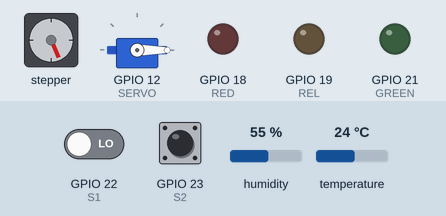
Recording of a sketch running on a simulated ESP32. Parts: stepper motor, servo, output pins drawn as LEDs (lit = HIGH). The test bench sets the inputs (shaded band); at power-on: GPIO 22 (S1) LOW, GPIO 23 (S2) HIGH, humidity 55 %, temperature 24 °C. WiFi joins after 1.5 s; servers stay silent unless stated; uploads are accepted with an empty reply; stepper angles assume 64 steps per turn; what the sketch prints to the serial monitor is not drawn.

Above: at 7.5 s.
7.6 s: GPIO 22 (S1) driven HIGH
At 8.1 s:
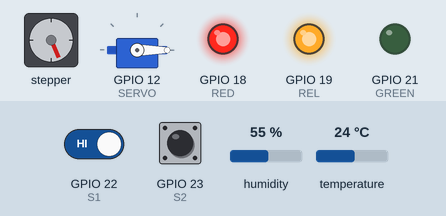
At 22.5 s:
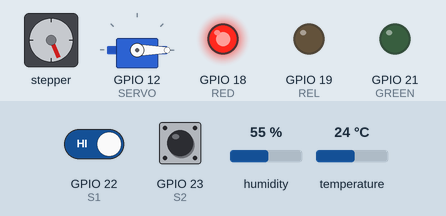
Timing chart, 0 to 37.5 s (numbered marks = the images above; inputs shaded):
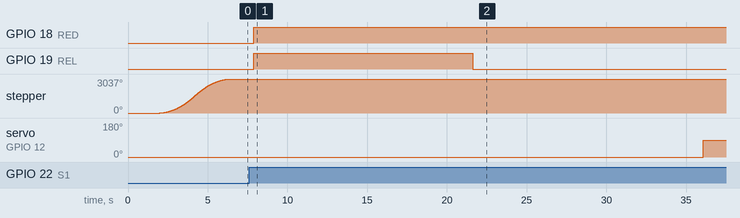

The sketch:

IoTeaPot.ino
```cpp
#include <WiFiClientSecure.h>
#include <WiFi.h>
#include <HTTPClient.h>
#include <AccelStepper.h>
#include <Servo.h>
#include "DHT.h"


// --- Define Wifi SSID and PASS ---
const char* ssid = "Bill Clinternet";
const char* pass = "wuoo6458";
WiFiClient wifi;

// --- Define Component Ports ---
const int S1 = 22;
const int S2 = 23;
//const int FLS1 = xx;
//const int FLS2 = xx;
//const int FLS3 = xx;
const int DHTPIN = 4;

const int REL = 19;
const int RED = 18;
const int GREEN = 21;
const int SERVO = 12;
const int STEP1 = 25;
const int STEP2 = 26;
const int STEP3 = 27;
const int STEP4 = 33;

const int stepsPerRevolution = 64;
const int degreePerRevolution = 5.625;

DHT dht(DHTPIN, DHT11);
Servo servo1;
AccelStepper stepper(AccelStepper::HALF4WIRE, STEP1, STEP3, STEP2, STEP4);


void setup()
{
  Serial.begin(9600);
  WiFi.begin(ssid, pass);
  Serial.println("Connecting");

  while (WiFi.status() != WL_CONNECTED)
  {
    delay (1000);
    Serial.print(".");
  }

  Serial.println("Connected");

  // --- Define Input Ports ---
  pinMode(S1, INPUT);
  pinMode(S2, INPUT);
  //pinMode(FLS1, INPUT);
  //pinMode(FLS2, INPUT);
  //pinMode(FLS3, INPUT);

  // --- Define Output Ports ---
  pinMode(REL, OUTPUT);
  pinMode(RED, OUTPUT);
  pinMode(GREEN, OUTPUT);
  stepper.setMaxSpeed(1000.0);
  stepper.setAcceleration(100.0);
  stepper.setSpeed(200);
  stepper.moveTo(degToSteps(45));      // Set the default position
  while(stepper.distanceToGo() != 0) stepper.run();
  servo1.attach(SERVO);
  servo1.write(0);                    // Set the default position
}

int step = 45;                        // Degrees of the Momevement
void loop()
{
  initWeb("Tea%20Name", "Tea%20Type", 0, 0, 0, 0, 0, 0, 0);

  int isS1 = digitalRead(S1);         // Teapot Button
  int isS2 = digitalRead(S2);         // Start Button
  int onlineStart = LOW;              // Start with Internet
  int isFLS1 = HIGH;//digitalRead(FLS1);  // Kettle min. fluid
  int isFLS2 = LOW;//digitalRead(FLS2);   // Kettle max. fluid

  const String tName = "Io%20Tea";    // Info from RFID Tag
  const String tType = "Black%20Tea"; // Info from RFID Tag
  const float boilTemp = 10;          // Info from RFID Tag
  const float brewTemp = 5;           // Info from RFID Tag
  const int timer = 5000;             // Info from RFID Tag

  dht.begin();
  float temp = 0;                     // TermoMeter Temparature

  int isFLS3 = HIGH;//digitalRead(FLS3);   // Teapot

  updateWebString(tName, tType);

  int tmp1 = -1;                      // Do not send update to Web if there is none
  while (isS1 == LOW || (isS2 == LOW && onlineStart == LOW) || isFLS1 == LOW || isFLS2 == HIGH)
  {
    isS1 = digitalRead(S1);
    isS2 = digitalRead(S2);
    //isFLS1 = digitalRead(FLS1);
    //isFLS2 = digitalRead(FLS2);
    ///////////////////////////////////get online start stat
    if (isS1 == HIGH && tmp1 == 1 ){ updateWebSwitches(1, isFLS1, 4); tmp1 = 0; }
    if (isS1 == LOW && tmp1 != 1){ updateWebSwitches(0, isFLS1, 1); tmp1 = 1; }
    if (isS1 == HIGH && isFLS1 == LOW && tmp1 != 2){ updateWebSwitches(1, 1, 2); tmp1 = 2; }
    if (isS1 == HIGH && isFLS2 == HIGH && tmp1 != 3){ updateWebSwitches(1, 1, 3); tmp1 = 3; }
    delay(50);
  }

  digitalWrite(RED, HIGH);
  digitalWrite(REL, HIGH);            // Turn on the Heater
  updateWebHint(5);
  updateWebHeater(1);

  int tmpT = 0; // is DEMO, swap for temp
  while (tmpT <= boilTemp)            // Wait for the water to heat up
  {
    temp = dht.readTemperature();     // Get Current Temp
    temp = dht.computeHeatIndex(temp, false);
    tmpT++;
    updateWebTemp(temp);
    delay(1000);
  }

  digitalWrite(REL, LOW);             // Turn on the Heater
  updateWebHint(6);
  updateWebHeater(0);

  while (tmpT >= brewTemp)            // Wait for the water to cool
  {
    temp = dht.readTemperature();     // Get Current Temp
    temp = dht.computeHeatIndex(temp, false);
    tmpT--;
    updateWebTemp(temp);
    delay(1000);
  }

  updateWebHint(7);

  stepper.moveTo(degToSteps(step));
  step += 45;
  while(stepper.distanceToGo() != 0) stepper.run();

  delay(timer);

  isS1 = digitalRead(S1);
  tmp1 = 0;
  while (isS1 == LOW)                   // Check if the Teapot is on it's place
  {
    if (isS1 == HIGH && tmp1 == 1 ){ updateWebSwitches(1, isFLS1, 4); tmp1 = 0; }
    if (isS1 == LOW && tmp1 == 0){ updateWebSwitches(0, isFLS1, 1); tmp1 = 1; }
    isS1 = digitalRead(S1);
    delay(50);
  }

  updateWebHint(8);
  updateWebValve(1, 0);
  servo1.write(90);                     // Open valve

  delay(2000); //DEMO

  while (isFLS3 == LOW)                 // Wait for the Teapot to fill up
  {
    //isFLS3 = digitalRead(FLS3);
    delay(50);
  }

  servo1.write(0);                      // Close valve
  digitalWrite(RED, LOW);
  updateWebHint(0);
  updateWebValve(0, 1);
  digitalWrite(GREEN, HIGH);

  isS2 = digitalRead(S2);
  while (isS2 == LOW)
  {
    isS2 = digitalRead(S2);
    delay(50);
  }

  digitalWrite(GREEN, LOW);
}


float degToSteps(float deg) {
  return (stepsPerRevolution / degreePerRevolution) * deg;
}

void initWeb(String tName, String tType, int isS1, int isFLS1, int relay, float temp, int valve, int tReady, int hint)
{
  if (WiFi.status() == WL_CONNECTED)
  {
    HTTPClient http;
    String server_name = "https://eheeey.azurewebsites.net/IoTea/updateParameters.php/?";
    server_name += "name=";
    server_name += tName;
    server_name += "&type=";
    server_name += tType;
    server_name += "&tPlaced=";
    server_name += isS1;
    server_name += "&minFluid=";
    server_name += isFLS1;
    server_name += "&heater=";
    server_name += relay;
    server_name += "&temperature=";
    server_name += temp;
    server_name += "&valve=";
    server_name += valve;
    server_name += "&tReady=";
    server_name += tReady;
    server_name += "&hint=";
    server_name += hint;

    http.begin(server_name.c_str());
    int httpCode = http.GET();
    http.end();
  }
}

void updateWebString(String tName, String tType)
{
  if (WiFi.status() == WL_CONNECTED)
  {
    HTTPClient http;
    String server_name = "https://eheeey.azurewebsites.net/IoTea/updateParameters.php/?";
    server_name += "name=";
    server_name += tName;
    server_name += "&type=";
    server_name += tType;

    http.begin(server_name.c_str());
    int httpCode = http.GET();
    http.end();
  }
}

void updateWebSwitches(int isS1, int isFLS1, int hint)
{
  if (WiFi.status() == WL_CONNECTED)
  {
    HTTPClient http;
    String server_name = "https://eheeey.azurewebsites.net/IoTea/updateParameters.php/?";
    server_name += "tPlaced=";
    server_name += isS1;
    server_name += "&minFluid=";
    server_name += isFLS1;
    server_name += "&hint=";
    server_name += hint;

    http.begin(server_name.c_str());
    int httpCode = http.GET();
    http.end();
  }
}

void updateWebTemp(float temp)
{
  if (WiFi.status() == WL_CONNECTED)
  {
    HTTPClient http;
    String server_name = "https://eheeey.azurewebsites.net/IoTea/updateParameters.php/?";
    server_name += "temperature=";
    server_name += temp;

    http.begin(server_name.c_str());
    int httpCode = http.GET();
    http.end();
  }
}

void updateWebHint(int hint)
{
  if (WiFi.status() == WL_CONNECTED)
  {
    HTTPClient http;
    String server_name = "https://eheeey.azurewebsites.net/IoTea/updateParameters.php/?";
    server_name += "hint=";
    server_name += hint;

    http.begin(server_name.c_str());
    int httpCode = http.GET();
    http.end();
  }
}

void updateWebHeater(int relay)
{
  if (WiFi.status() == WL_CONNECTED)
  {
    HTTPClient http;
    String server_name = "https://eheeey.azurewebsites.net/IoTea/updateParameters.php/?";
    server_name += "heater=";
    server_name += relay;

    http.begin(server_name.c_str());
    int httpCode = http.GET();
    http.end();
  }
}

void updateWebValve(int valve, int tReady)
{
  if (WiFi.status() == WL_CONNECTED)
  {
    HTTPClient http;
    String server_name = "https://eheeey.azurewebsites.net/IoTea/updateParameters.php/?";
    server_name += "valve=";
    server_name += valve;
    server_name += "&tReady=";
    server_name += tReady;

    http.begin(server_name.c_str());
    int httpCode = http.GET();
    http.end();
  }
}
```

Measured:
- after the input at 7.6 s, GPIO 18 (RED): LOW → HIGH after 0.27 s; GPIO 19 (REL): LOW → HIGH after 0.27 s, → LOW 13.7 s later; servo on GPIO 12 (SERVO): 0° → 90° after 28.5 s
- by itself, stepper: turns 3037° clockwise in 4.4 s
